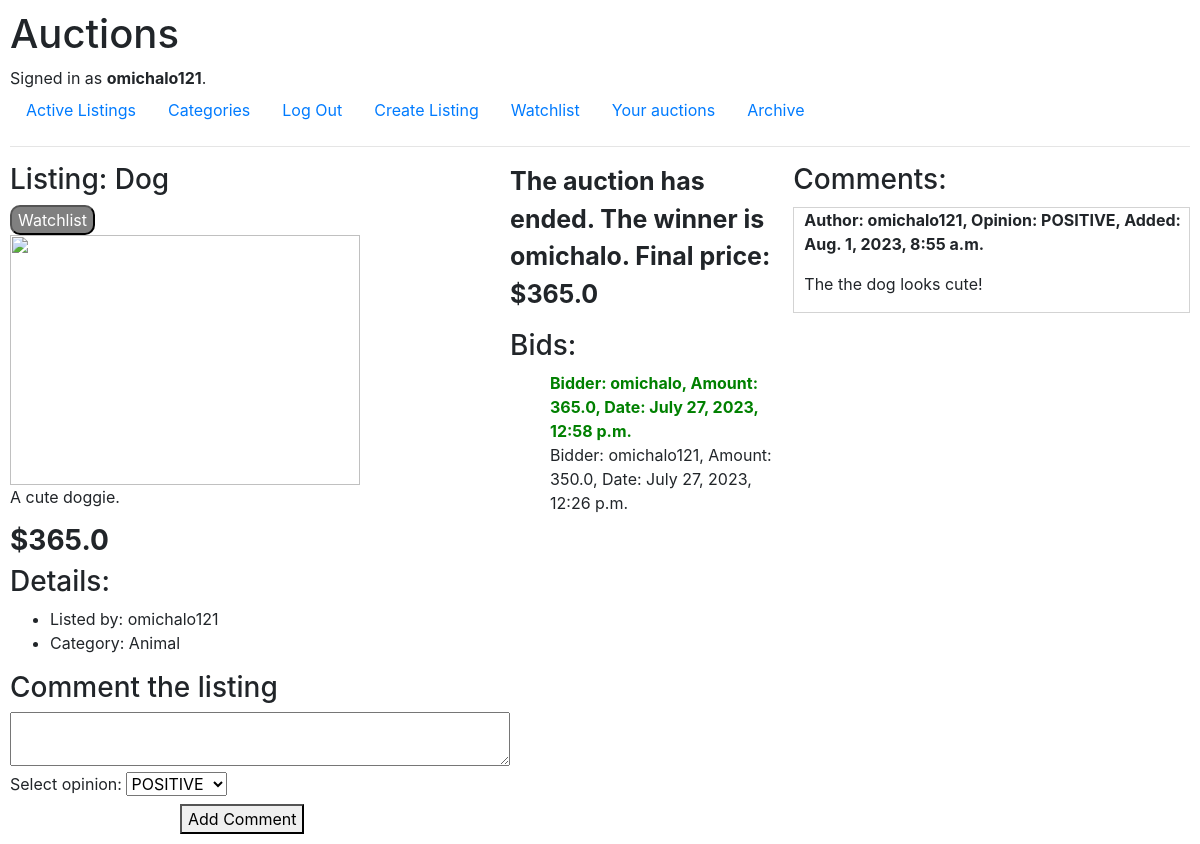
Screenshot of /listing/2 (signed in) with the database file from the repository.
### auctions/models.py (models this page shows)
class User(AbstractUser):
    watchlist = models.ManyToManyField('Listing', related_name="watchers", blank=True)

class Listing(models.Model):
    id = models.AutoField(primary_key=True)
    title = models.CharField(max_length=100)
    price = models.FloatField()
    active = models.CharField(max_length=1, default='Y')
    img = models.CharField(max_length=255)
    added = models.DateTimeField(auto_now_add=True)
    expires = models.DateTimeField()
    seller = models.ForeignKey(User, on_delete=models.CASCADE, related_name="listed_items")
    description = models.TextField()
    winner = models.CharField(max_length=50, default='null')
    CATEGORY_CHOICES = [
         ('N', 'None'),
         ('AN', 'Animal'),
         ('HS', 'House'),
         ('S', 'Sport'),
         ('HB', 'Hobby'),
         ('E', 'Electronics'),
         ('F', 'Food'),
         ('A', 'Art'),
         ('AM', 'Automobile'),
    ]
    category = models.CharField(max_length=13, choices=CATEGORY_CHOICES, default='N')

class Bid(models.Model):
    item = models.ForeignKey(Listing, on_delete=models.CASCADE, related_name="bids")
    amount = models.FloatField()
    lost = models.CharField(max_length=1, default='N')
    bidder = models.ForeignKey(User, on_delete=models.CASCADE, related_name="bids_placed")
    timestamp = models.DateTimeField(auto_now_add=True)

class Comment(models.Model):
    date = models.DateTimeField(auto_now_add=True)
    author = models.ForeignKey(User, on_delete=models.CASCADE)
    comment = models.TextField(max_length=500)
    upvotes = models.IntegerField(default=0)
    downvotes = models.IntegerField(default=0)
    OPINION_CHOICES = [
        ('P', 'POSITIVE'),
        ('N', 'NEGATIVE'),
        ('NE', 'NEUTRAL'),
    ]
    opinion = models.CharField(max_length=2, choices=OPINION_CHOICES, default='NE')
    listing = models.ForeignKey(Listing, on_delete=models.CASCADE, related_name="comments", default=None, null=True)

### auctions/views.py (the view)
# urls.py: path("listing/<int:id>", views.listing, name="listing"),
def listing(request, id):
    listing = get_object_or_404(Listing, id=id)
    bids = listing.bids.all().order_by('-timestamp')
    comments = listing.comments.all().order_by('-date')
    return render(request, "auctions/listing.html", {
        "listing": listing,
        "bids": bids,
        "choices": Comment.OPINION_CHOICES,
        "comments": comments
    })

### auctions/templates/auctions/listing.html (shortened to what this page needs)
{% extends "auctions/layout.html" %}
{% block body %}
        <div style="display: flex; flex-direction: row;">
            <div style="width: 700px;">
                <h3>Listing: {{ listing.title }}</h3>
                {% if user.is_authenticated %}
                    <form method="POST" action="{% url 'watch' %}">
                        <button style="background-color: gray; border-radius: 10px; color: white;" type="submit">Watchlist</button>
                    </form>
                {% endif %}
                {% if listing.img %}
                    <img style="width: 350px; height: 250px;" src="{{ listing.img }}"><br>
                {% endif %}
                {% if listing.description %}
                    {{ listing.description }}<br>
                {% else %}
                    No description provided by user<br>
                {% endif %}
                <h3 style="font-weight: bold; font-size: 28px; margin-top: 15px;">${{ listing.price }}</h3>
                <h3>Details:<br></h3>
                <ul>
                    <li>Listed by: {{ listing.seller }}</li>
                    <li>Category:
                        {% if listing.category %}
                            {{ listing.get_category_display }}
                        {% else %}
                            No Category Listed.
                        {% endif %}
                    </li>
                </ul>
                {% if user.is_authenticated %}
                <h3>Comment the listing</h3>
                <form method="POST" action="{% url 'comment' %}">
                    <textarea style="width: 500px;" required name="text"></textarea>
                    <div style="display: inline-block;">
                        <label for="opinion">Select opinion:</label>
                        <select name="opinion" id="opinion">
                            {% for choice in choices %}
                                <option value="{{ choice.0 }}">{{ choice.1 }}</option>
                            {% endfor %}
                        </select>
                        <button type="submit" style="margin-left: 170px;">Add Comment</button>
                    </div>
                </form>
                {% endif %}
            </div>
            <div style="width: 500px;">
                {% if listing.active == 'N' and listing.winner == user.username %}
                    <p style="font-size: 25px; font-weight: bold;">
                        Congratulations {{ listing.winner }}! You won the auction for
                        ${{ listing.price }}.
                    </p>
                {% elif listing.active == 'N' %}
                    <p style="font-size: 25px; font-weight: bold;">
                        The auction has ended. The winner is {{ listing.winner }}.
                        Final price: ${{ listing.price }}
                    </p>
                {% endif %}
                <h3>Bids: </h3>
                {% if bids %}
                    <ul style="list-style-type: none;">
                        {% for bid in bids %}
                        <li {% if forloop.first %}style="color: green; font-weight: bold;"{% endif %}>
                            Bidder: {{ bid.bidder }}, Amount: {{ bid.amount }}, Date: {{ bid.timestamp }}
                        </li>
                        {% endfor %}
                    </ul>
                {% else %}
                    Currently no bids.
                {% endif %}
            </div>
            <div style="width: 700px;">
                {% if comments %}
                    <h3>Comments: </h3>
                    {% for comment in comments %}
                        <div style="border: 1px solid lightgray; border-radius; 5px; margin-top: 10px;">
                            <p style="margin-left: 10px; font-weight: bold;">Author: {{ comment.author.username }}, Opinion: {{ comment.get_opinion_display }}, Added: {{ comment.date }}</p>
                            <p style="margin-left: 10px;">{{ comment.comment }}</p>
                        </div>
                    {% endfor %}
                {% else %}
                    No comments yet. Be the first one to comment!
                {% endif %}
            </div>
        </div>
{% endblock %}

### auctions/templates/auctions/layout.html (shortened to what this page needs)
{% load static %}
<!DOCTYPE html>
<html lang="en">
    <head>
        <link rel="stylesheet" href="https://stackpath.bootstrapcdn.com/bootstrap/4.4.1/css/bootstrap.min.css">
        <link href="{% static 'auctions/styles.css' %}" rel="stylesheet">
    </head>
    <body>
        <h1>Auctions</h1>
        <div>
            {% if user.is_authenticated %}
                Signed in as <strong>{{ user.username }}</strong>.
            {% else %}
                Not signed in.
            {% endif %}
        </div>
        <ul class="nav">
            <li class="nav-item">
                <a class="nav-link" href="{% url 'index' %}">Active Listings</a>
            </li>
            <li class="nav-item">
                <a class="nav-link" href="{% url 'categories' %}">Categories</a>
            </li>
            {% if user.is_authenticated %}
                <li class="nav-item">
                    <a class="nav-link" href="{% url 'logout' %}">Log Out</a>
                </li>
                <li>
                    <a class="nav-link" href="{% url 'create' %}">Create Listing</a>
                </li>
                <li>
                    <a class="nav-link" href="{% url 'watchlist' %}">Watchlist</a>
                </li>
                <li>
                    <a class="nav-link" href="{% url 'auctions' %}">Your auctions</a>
                </li>
            {% endif %}
            <li class="nav-item">
                <a class="nav-link" href="{% url 'archive' %}">Archive</a>
            </li>
        </ul>
        <hr>
        {% block body %}
        {% endblock %}
    </body>
</html>

### auctions/static/auctions/styles.css (style rules this page uses)
body { padding: 10px; }

### rows the page displays
User: username "omichalo121"
Listing: title "Dog", description "A cute doggie.", price "365.0", seller "omichalo121", category "Animal", winner "omichalo"
Bid: bidder "omichalo", amount "365.0", timestamp "July 27, 2023, 12:58 p.m."
Bid: bidder "omichalo121", amount "350.0", timestamp "July 27, 2023, 12:26 p.m."
Comment: author.username "omichalo121", opinion "POSITIVE", date "Aug. 1, 2023, 8:55 a.m.", comment "The the dog looks cute!"

### other values shown
form field opinion "POSITIVE"
